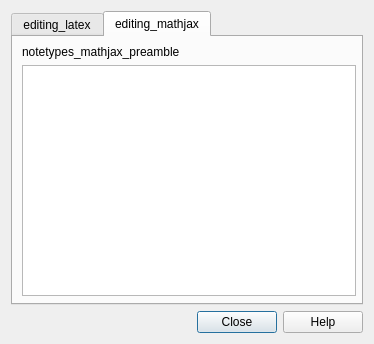
<?xml version="1.0" encoding="UTF-8"?>
<ui version="4.0">
 <class>Dialog</class>
 <widget class="QDialog" name="Dialog">
  <property name="windowModality">
   <enum>Qt::ApplicationModal</enum>
  </property>
  <property name="geometry">
   <rect>
    <x>0</x>
    <y>0</y>
    <width>374</width>
    <height>344</height>
   </rect>
  </property>
  <property name="windowTitle">
   <string/>
  </property>
  <layout class="QVBoxLayout" name="verticalLayout_2">
   <item>
    <widget class="QTabWidget" name="qtabwidget">
     <property name="currentIndex">
      <number>1</number>
     </property>
     <widget class="QWidget" name="tab">
      <attribute name="title">
       <string>editing_latex</string>
      </attribute>
      <layout class="QVBoxLayout" name="verticalLayout">
       <item alignment="Qt::AlignLeft">
        <widget class="QCheckBox" name="latexsvg">
         <property name="text">
          <string>notetypes_create_scalable_images_with_dvisvgm</string>
         </property>
        </widget>
       </item>
       <item>
        <widget class="QLabel" name="label_6">
         <property name="text">
          <string>notetypes_header</string>
         </property>
        </widget>
       </item>
       <item>
        <widget class="QTextEdit" name="latexHeader">
         <property name="tabChangesFocus">
          <bool>true</bool>
         </property>
        </widget>
       </item>
       <item>
        <widget class="QLabel" name="label_7">
         <property name="text">
          <string>notetypes_footer</string>
         </property>
        </widget>
       </item>
       <item>
        <widget class="QTextEdit" name="latexFooter">
         <property name="tabChangesFocus">
          <bool>true</bool>
         </property>
        </widget>
       </item>
      </layout>
     </widget>
     <widget class="QWidget" name="tab_2">
      <attribute name="title">
       <string>editing_mathjax</string>
      </attribute>
      <widget class="QLabel" name="label_8">
       <property name="geometry">
        <rect>
         <x>9</x>
         <y>8</y>
         <width>334</width>
         <height>14</height>
        </rect>
       </property>
       <property name="text">
        <string>notetypes_mathjax_preamble</string>
       </property>
      </widget>
      <widget class="QTextEdit" name="mathjaxPreamble">
       <property name="geometry">
        <rect>
         <x>9</x>
         <y>28</y>
         <width>334</width>
         <height>231</height>
        </rect>
       </property>
       <property name="toolTip">
        <string>notetypes_mathjax_preamble_tooltip</string>
       </property>
       <property name="tabChangesFocus">
        <bool>true</bool>
       </property>
      </widget>
     </widget>
    </widget>
   </item>
   <item>
    <widget class="QDialogButtonBox" name="buttonBox">
     <property name="orientation">
      <enum>Qt::Horizontal</enum>
     </property>
     <property name="standardButtons">
      <set>QDialogButtonBox::Close|QDialogButtonBox::Help</set>
     </property>
    </widget>
   </item>
  </layout>
 </widget>
 <tabstops>
  <tabstop>qtabwidget</tabstop>
  <tabstop>buttonBox</tabstop>
  <tabstop>latexHeader</tabstop>
  <tabstop>latexFooter</tabstop>
 </tabstops>
 <resources/>
 <connections>
  <connection>
   <sender>buttonBox</sender>
   <signal>accepted()</signal>
   <receiver>Dialog</receiver>
   <slot>accept()</slot>
   <hints>
    <hint type="sourcelabel">
     <x>275</x>
     <y>442</y>
    </hint>
    <hint type="destinationlabel">
     <x>157</x>
     <y>274</y>
    </hint>
   </hints>
  </connection>
  <connection>
   <sender>buttonBox</sender>
   <signal>rejected()</signal>
   <receiver>Dialog</receiver>
   <slot>reject()</slot>
   <hints>
    <hint type="sourcelabel">
     <x>343</x>
     <y>442</y>
    </hint>
    <hint type="destinationlabel">
     <x>286</x>
     <y>274</y>
    </hint>
   </hints>
  </connection>
 </connections>
</ui>
